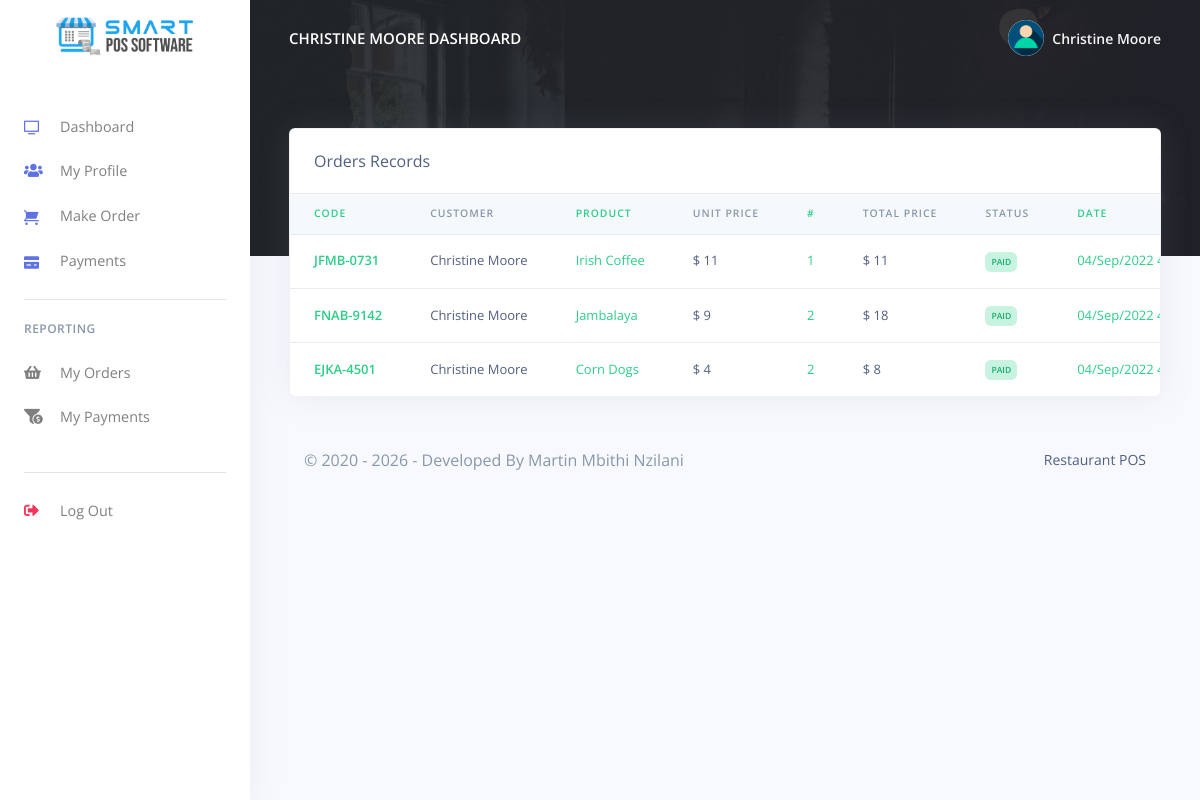
Page /Restaurant-module/RestaurantPOS/Restro/customer/orders_reports.php (signed in) on the committed database.
### tables this page shows
CREATE TABLE `rpos_customers` (
  `customer_id` varchar(200) NOT NULL,
  `customer_name` varchar(200) NOT NULL,
  `customer_phoneno` varchar(200) NOT NULL,
  `customer_email` varchar(200) NOT NULL,
  `customer_password` varchar(200) NOT NULL,
  `created_at` timestamp(6) NOT NULL DEFAULT CURRENT_TIMESTAMP(6) ON UPDATE CURRENT_TIMESTAMP(6)
);

CREATE TABLE `rpos_orders` (
  `order_id` varchar(200) NOT NULL,
  `order_code` varchar(200) NOT NULL,
  `customer_id` varchar(200) NOT NULL,
  `customer_name` varchar(200) NOT NULL,
  `prod_id` varchar(200) NOT NULL,
  `prod_name` varchar(200) NOT NULL,
  `prod_price` varchar(200) NOT NULL,
  `prod_qty` varchar(200) NOT NULL,
  `order_status` varchar(200) NOT NULL,
  `created_at` timestamp(6) NOT NULL DEFAULT CURRENT_TIMESTAMP(6) ON UPDATE CURRENT_TIMESTAMP(6)
);

### Restaurant-module/RestaurantPOS/Restro/customer/orders_reports.php (the view, shortened to what this page needs)
<?php
include('config/config.php');
require_once('partials/_head.php');
?>
<body>
    <?php
    require_once('partials/_sidebar.php');
    ?>
    <div class="main-content">
        <?php
        require_once('partials/_topnav.php');
        ?>
        <div class="container-fluid mt--8">
            <div class="row">
                <div class="col">
                    <div class="card shadow">
                        <div class="card-header border-0">
                            Orders Records
                        </div>
                        <div class="table-responsive">
                            <table class="table align-items-center table-flush">
                                <thead class="thead-light">
                                    <tr>
                                        <th class="text-success" scope="col">Code</th>
                                        <th scope="col">Customer</th>
                                        <th class="text-success" scope="col">Product</th>
                                        <th scope="col">Unit Price</th>
                                        <th class="text-success" scope="col">#</th>
                                        <th scope="col">Total Price</th>
                                        <th scop="col">Status</th>
                                        <th class="text-success" scope="col">Date</th>
                                    </tr>
                                </thead>
                                <tbody>
                                    <?php
                                    $customer_id = $_SESSION['customer_id'];
                                    $ret = "SELECT * FROM  rpos_orders WHERE customer_id ='$customer_id' ORDER BY `created_at` DESC  ";
                                    $stmt = $mysqli->prepare($ret);
                                    $stmt->execute();
                                    $res = $stmt->get_result();
                                    while ($order = $res->fetch_object()) {
                                        $total = ($order->prod_price * $order->prod_qty);
                                    ?>
                                        <tr>
                                            <th class="text-success" scope="row"><?php echo $order->order_code; ?></th>
                                            <td><?php echo $order->customer_name; ?></td>
                                            <td class="text-success"><?php echo $order->prod_name; ?></td>
                                            <td>$ <?php echo $order->prod_price; ?></td>
                                            <td class="text-success"><?php echo $order->prod_qty; ?></td>
                                            <td>$ <?php echo $total; ?></td>
                                            <td><?php if ($order->order_status == '') {
                                                    echo "<span class='badge badge-danger'>Not Paid</span>";
                                                } else {
                                                    echo "<span class='badge badge-success'>$order->order_status</span>";
                                                } ?></td>
                                            <td class="text-success"><?php echo date('d/M/Y g:i', strtotime($order->created_at)); ?></td>
                                        </tr>
                                    <?php } ?>
                                </tbody>
                            </table>
                        </div>
                    </div>
                </div>
            </div>
            <?php
            require_once('partials/_footer.php');
            ?>
        </div>
    </div>
</body>
</html>

### Restaurant-module/RestaurantPOS/Restro/customer/partials/_sidebar.php (shortened to what this page needs)
<?php
$customer_id = $_SESSION['customer_id'];
$ret = "SELECT * FROM  rpos_customers  WHERE customer_id = '$customer_id'";
$stmt = $mysqli->prepare($ret);
$stmt->execute();
$res = $stmt->get_result();
while ($customer = $res->fetch_object()) {
?>
  <nav class="navbar navbar-vertical fixed-left navbar-expand-md navbar-light bg-white" id="sidenav-main">
    <div class="container-fluid">
      <a class="navbar-brand pt-0" href="dashboard.php">
        <img src="../admin/assets/img/brand/repos.png" class="navbar-brand-img" alt="...">
      </a>
      <div class="collapse navbar-collapse" id="sidenav-collapse-main">
        <ul class="navbar-nav">
          <li class="nav-item">
            <a class="nav-link" href="dashboard.php">
              <i class="ni ni-tv-2 text-primary"></i> Dashboard
            </a>
          </li>
          <li class="nav-item">
            <a class="nav-link" href="change_profile.php">
              <i class="fas fa-users text-primary"></i> My Profile
            </a>
          </li>
          <li class="nav-item">
            <a class="nav-link" href="orders.php">
              <i class="ni ni-cart text-primary"></i>Make Order
            </a>
          </li>
          <li class="nav-item">
            <a class="nav-link" href="payments.php">
              <i class="ni ni-credit-card text-primary"></i> Payments
            </a>
          </li>
        </ul>
        <hr class="my-3">
        <h6 class="navbar-heading text-muted">Reporting</h6>
        <ul class="navbar-nav mb-md-3">
          <li class="nav-item">
            <a class="nav-link" href="orders_reports.php">
              <i class="fas fa-shopping-basket"></i> My Orders
            </a>
          </li>
          <li class="nav-item">
            <a class="nav-link" href="payments_reports.php">
              <i class="fas fa-funnel-dollar"></i> My Payments
            </a>
          </li>
        </ul>
        <hr class="my-3">
        <ul class="navbar-nav mb-md-3">
          <li class="nav-item">
            <a class="nav-link" href="logout.php">
              <i class="fas fa-sign-out-alt text-danger"></i> Log Out
            </a>
          </li>
        </ul>
      </div>
    </div>
  </nav>
<?php } ?>

### Restaurant-module/RestaurantPOS/Restro/customer/partials/_topnav.php (shortened to what this page needs)
<?php
$customer_id = $_SESSION['customer_id'];
$ret = "SELECT * FROM  rpos_customers  WHERE customer_id = '$customer_id'";
$stmt = $mysqli->prepare($ret);
$stmt->execute();
$res = $stmt->get_result();
while ($customer = $res->fetch_object()) {
?>
    <nav class="navbar navbar-top navbar-expand-md navbar-dark" id="navbar-main">
        <div class="container-fluid">
            <a class="h4 mb-0 text-white text-uppercase d-none d-lg-inline-block" href="dashboard.php"><?php echo $customer->customer_name; ?> Dashboard</a>
            <ul class="navbar-nav align-items-center d-none d-md-flex">
                <li class="nav-item dropdown">
                    <a class="nav-link pr-0" href="#" role="button" data-toggle="dropdown" aria-haspopup="true" aria-expanded="false">
                        <div class="media align-items-center">
                            <span class="avatar avatar-sm rounded-circle">
                                <img alt="Image placeholder" src="../admin/assets/img/theme/user-a-min.png">
                            </span>
                            <div class="media-body ml-2 d-none d-lg-block">
                                <span class="mb-0 text-sm  font-weight-bold"><?php echo $customer->customer_name; ?></span>
                            </div>
                        </div>
                    </a>
                </li>
            </ul>
        </div>
    </nav>
<?php } ?>

### rows in the picture
rpos_customers: customer_name "CHRISTINE MOORE", customer_name "Christine Moore"
rpos_orders: order_code "JFMB-0731", customer_name "Christine Moore", prod_name "Irish Coffee", prod_price "11", prod_qty "1", order_status "PAID", created_at "04/Sep/2022…"
rpos_orders: order_code "FNAB-9142", customer_name "Christine Moore", prod_name "Jambalaya", prod_price "9", prod_qty "2", total "18", order_status "PAID", created_at "04/Sep/2022…"
rpos_orders: order_code "EJKA-4501", customer_name "Christine Moore", prod_name "Corn Dogs", prod_price "4", prod_qty "2", total "8", order_status "PAID", created_at "04/Sep/2022…"
